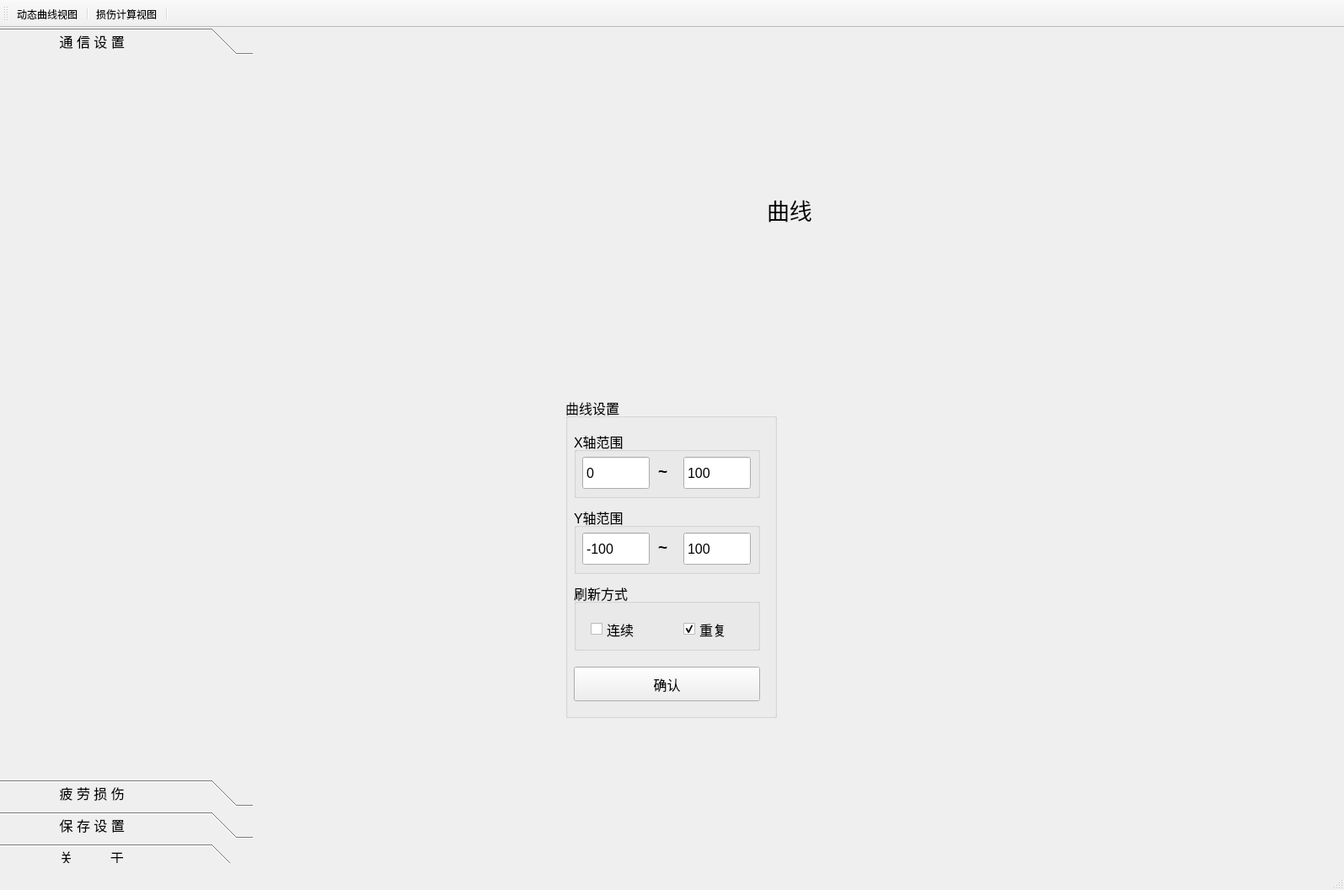
<?xml version="1.0" encoding="UTF-8"?>
<ui version="4.0">
 <class>STRESS</class>
 <widget class="QMainWindow" name="STRESS">
  <property name="geometry">
   <rect>
    <x>0</x>
    <y>0</y>
    <width>1595</width>
    <height>1056</height>
   </rect>
  </property>
  <property name="sizePolicy">
   <sizepolicy hsizetype="Expanding" vsizetype="Expanding">
    <horstretch>0</horstretch>
    <verstretch>0</verstretch>
   </sizepolicy>
  </property>
  <property name="minimumSize">
   <size>
    <width>0</width>
    <height>0</height>
   </size>
  </property>
  <property name="maximumSize">
   <size>
    <width>1920</width>
    <height>1080</height>
   </size>
  </property>
  <property name="windowTitle">
   <string>STRESS</string>
  </property>
  <widget class="QWidget" name="centralWidget">
   <widget class="QWidget" name="BossWidget" native="true">
    <property name="geometry">
     <rect>
      <x>640</x>
      <y>10</y>
      <width>911</width>
      <height>821</height>
     </rect>
    </property>
    <widget class="QWidget" name="widget_curve" native="true">
     <property name="geometry">
      <rect>
       <x>0</x>
       <y>0</y>
       <width>931</width>
       <height>411</height>
      </rect>
     </property>
     <widget class="QLabel" name="label">
      <property name="geometry">
       <rect>
        <x>270</x>
        <y>160</y>
        <width>201</width>
        <height>91</height>
       </rect>
      </property>
      <property name="font">
       <font>
        <family>AcadEref</family>
        <pointsize>20</pointsize>
       </font>
      </property>
      <property name="text">
       <string>曲线</string>
      </property>
     </widget>
    </widget>
    <widget class="QWidget" name="widget_for_tabel" native="true">
     <property name="geometry">
      <rect>
       <x>930</x>
       <y>0</y>
       <width>510</width>
       <height>1000</height>
      </rect>
     </property>
     <property name="sizePolicy">
      <sizepolicy hsizetype="Expanding" vsizetype="Expanding">
       <horstretch>0</horstretch>
       <verstretch>0</verstretch>
      </sizepolicy>
     </property>
     <widget class="QLabel" name="label_4">
      <property name="geometry">
       <rect>
        <x>200</x>
        <y>470</y>
        <width>201</width>
        <height>91</height>
       </rect>
      </property>
      <property name="font">
       <font>
        <family>AcadEref</family>
        <pointsize>20</pointsize>
       </font>
      </property>
      <property name="text">
       <string>损伤度表格</string>
      </property>
     </widget>
    </widget>
    <widget class="QWidget" name="widget" native="true">
     <property name="geometry">
      <rect>
       <x>20</x>
       <y>410</y>
       <width>931</width>
       <height>411</height>
      </rect>
     </property>
     <widget class="QGroupBox" name="groupBox">
      <property name="geometry">
       <rect>
        <x>11</x>
        <y>18</y>
        <width>251</width>
        <height>381</height>
       </rect>
      </property>
      <property name="sizePolicy">
       <sizepolicy hsizetype="Expanding" vsizetype="Expanding">
        <horstretch>0</horstretch>
        <verstretch>0</verstretch>
       </sizepolicy>
      </property>
      <property name="font">
       <font>
        <family>Microsoft YaHei UI</family>
        <pointsize>12</pointsize>
       </font>
      </property>
      <property name="title">
       <string>曲线设置</string>
      </property>
      <widget class="QGroupBox" name="groupBox_2">
       <property name="geometry">
        <rect>
         <x>10</x>
         <y>40</y>
         <width>221</width>
         <height>80</height>
        </rect>
       </property>
       <property name="title">
        <string>X轴范围</string>
       </property>
       <widget class="QSpinBox" name="xMin">
        <property name="geometry">
         <rect>
          <x>10</x>
          <y>30</y>
          <width>80</width>
          <height>40</height>
         </rect>
        </property>
        <property name="font">
         <font>
          <family>Microsoft YaHei UI</family>
          <pointsize>12</pointsize>
         </font>
        </property>
        <property name="buttonSymbols">
         <enum>QAbstractSpinBox::NoButtons</enum>
        </property>
        <property name="maximum">
         <number>99</number>
        </property>
       </widget>
       <widget class="QSpinBox" name="xMax">
        <property name="geometry">
         <rect>
          <x>130</x>
          <y>30</y>
          <width>80</width>
          <height>40</height>
         </rect>
        </property>
        <property name="font">
         <font>
          <family>Microsoft YaHei UI</family>
          <pointsize>12</pointsize>
         </font>
        </property>
        <property name="buttonSymbols">
         <enum>QAbstractSpinBox::NoButtons</enum>
        </property>
        <property name="maximum">
         <number>1000000</number>
        </property>
        <property name="value">
         <number>100</number>
        </property>
       </widget>
       <widget class="QLabel" name="label_2">
        <property name="geometry">
         <rect>
          <x>100</x>
          <y>40</y>
          <width>21</width>
          <height>16</height>
         </rect>
        </property>
        <property name="font">
         <font>
          <pointsize>14</pointsize>
          <weight>75</weight>
          <bold>true</bold>
         </font>
        </property>
        <property name="text">
         <string>~</string>
        </property>
       </widget>
      </widget>
      <widget class="QGroupBox" name="groupBox_3">
       <property name="geometry">
        <rect>
         <x>10</x>
         <y>130</y>
         <width>221</width>
         <height>80</height>
        </rect>
       </property>
       <property name="title">
        <string>Y轴范围</string>
       </property>
       <widget class="QSpinBox" name="yMin">
        <property name="geometry">
         <rect>
          <x>10</x>
          <y>30</y>
          <width>80</width>
          <height>40</height>
         </rect>
        </property>
        <property name="font">
         <font>
          <family>Microsoft YaHei UI</family>
          <pointsize>12</pointsize>
         </font>
        </property>
        <property name="buttonSymbols">
         <enum>QAbstractSpinBox::NoButtons</enum>
        </property>
        <property name="minimum">
         <number>-100000</number>
        </property>
        <property name="maximum">
         <number>100000</number>
        </property>
        <property name="value">
         <number>-100</number>
        </property>
       </widget>
       <widget class="QSpinBox" name="yMax">
        <property name="geometry">
         <rect>
          <x>130</x>
          <y>30</y>
          <width>80</width>
          <height>40</height>
         </rect>
        </property>
        <property name="font">
         <font>
          <family>Microsoft YaHei UI</family>
          <pointsize>12</pointsize>
         </font>
        </property>
        <property name="buttonSymbols">
         <enum>QAbstractSpinBox::NoButtons</enum>
        </property>
        <property name="minimum">
         <number>-1000000</number>
        </property>
        <property name="maximum">
         <number>100000</number>
        </property>
        <property name="value">
         <number>100</number>
        </property>
       </widget>
       <widget class="QLabel" name="label_3">
        <property name="geometry">
         <rect>
          <x>100</x>
          <y>40</y>
          <width>21</width>
          <height>16</height>
         </rect>
        </property>
        <property name="font">
         <font>
          <pointsize>14</pointsize>
          <weight>75</weight>
          <bold>true</bold>
         </font>
        </property>
        <property name="text">
         <string>~</string>
        </property>
       </widget>
      </widget>
      <widget class="QGroupBox" name="RefreshMode_Group">
       <property name="geometry">
        <rect>
         <x>10</x>
         <y>220</y>
         <width>221</width>
         <height>81</height>
        </rect>
       </property>
       <property name="title">
        <string>刷新方式</string>
       </property>
       <widget class="QCheckBox" name="refresh_continous">
        <property name="geometry">
         <rect>
          <x>20</x>
          <y>40</y>
          <width>71</width>
          <height>31</height>
         </rect>
        </property>
        <property name="text">
         <string>连续</string>
        </property>
       </widget>
       <widget class="QCheckBox" name="refresh_repete">
        <property name="geometry">
         <rect>
          <x>130</x>
          <y>40</y>
          <width>71</width>
          <height>31</height>
         </rect>
        </property>
        <property name="text">
         <string>重复</string>
        </property>
        <property name="checked">
         <bool>true</bool>
        </property>
       </widget>
      </widget>
      <widget class="QPushButton" name="pushButton">
       <property name="geometry">
        <rect>
         <x>10</x>
         <y>320</y>
         <width>221</width>
         <height>41</height>
        </rect>
       </property>
       <property name="text">
        <string>确认</string>
       </property>
      </widget>
     </widget>
    </widget>
   </widget>
   <widget class="QWidget" name="SettingWidget" native="true">
    <property name="geometry">
     <rect>
      <x>0</x>
      <y>0</y>
      <width>300</width>
      <height>991</height>
     </rect>
    </property>
    <property name="minimumSize">
     <size>
      <width>300</width>
      <height>0</height>
     </size>
    </property>
    <property name="maximumSize">
     <size>
      <width>300</width>
      <height>16777215</height>
     </size>
    </property>
    <widget class="QToolBox" name="toolBox">
     <property name="geometry">
      <rect>
       <x>0</x>
       <y>0</y>
       <width>300</width>
       <height>1000</height>
      </rect>
     </property>
     <property name="sizePolicy">
      <sizepolicy hsizetype="Fixed" vsizetype="Fixed">
       <horstretch>0</horstretch>
       <verstretch>0</verstretch>
      </sizepolicy>
     </property>
     <property name="minimumSize">
      <size>
       <width>300</width>
       <height>1000</height>
      </size>
     </property>
     <property name="maximumSize">
      <size>
       <width>350</width>
       <height>1000</height>
      </size>
     </property>
     <property name="font">
      <font>
       <family>Microsoft YaHei UI</family>
       <pointsize>12</pointsize>
       <weight>50</weight>
       <bold>false</bold>
      </font>
     </property>
     <property name="currentIndex">
      <number>0</number>
     </property>
     <widget class="QWidget" name="page">
      <property name="geometry">
       <rect>
        <x>0</x>
        <y>0</y>
        <width>300</width>
        <height>832</height>
       </rect>
      </property>
      <attribute name="label">
       <string>               通 信 设 置</string>
      </attribute>
      <widget class="QWidget" name="widget_serial" native="true">
       <property name="geometry">
        <rect>
         <x>20</x>
         <y>30</y>
         <width>350</width>
         <height>800</height>
        </rect>
       </property>
       <property name="sizePolicy">
        <sizepolicy hsizetype="Fixed" vsizetype="Fixed">
         <horstretch>0</horstretch>
         <verstretch>0</verstretch>
        </sizepolicy>
       </property>
       <property name="minimumSize">
        <size>
         <width>350</width>
         <height>800</height>
        </size>
       </property>
       <property name="maximumSize">
        <size>
         <width>350</width>
         <height>800</height>
        </size>
       </property>
       <layout class="QVBoxLayout" name="verticalLayout"/>
      </widget>
     </widget>
     <widget class="QWidget" name="page_2">
      <property name="geometry">
       <rect>
        <x>0</x>
        <y>0</y>
        <width>300</width>
        <height>832</height>
       </rect>
      </property>
      <attribute name="label">
       <string>               疲 劳 损 伤</string>
      </attribute>
      <widget class="QWidget" name="widget_algorithm" native="true">
       <property name="geometry">
        <rect>
         <x>0</x>
         <y>-10</y>
         <width>350</width>
         <height>800</height>
        </rect>
       </property>
       <property name="sizePolicy">
        <sizepolicy hsizetype="Fixed" vsizetype="Fixed">
         <horstretch>0</horstretch>
         <verstretch>0</verstretch>
        </sizepolicy>
       </property>
       <property name="minimumSize">
        <size>
         <width>350</width>
         <height>800</height>
        </size>
       </property>
       <property name="maximumSize">
        <size>
         <width>350</width>
         <height>800</height>
        </size>
       </property>
       <layout class="QVBoxLayout" name="verticalLayout_2"/>
      </widget>
     </widget>
     <widget class="QWidget" name="page_3">
      <property name="geometry">
       <rect>
        <x>0</x>
        <y>0</y>
        <width>300</width>
        <height>832</height>
       </rect>
      </property>
      <attribute name="label">
       <string>               保 存 设 置</string>
      </attribute>
      <widget class="QWidget" name="widget_save" native="true">
       <property name="geometry">
        <rect>
         <x>0</x>
         <y>-10</y>
         <width>350</width>
         <height>800</height>
        </rect>
       </property>
       <property name="sizePolicy">
        <sizepolicy hsizetype="Fixed" vsizetype="Fixed">
         <horstretch>0</horstretch>
         <verstretch>0</verstretch>
        </sizepolicy>
       </property>
       <property name="minimumSize">
        <size>
         <width>350</width>
         <height>800</height>
        </size>
       </property>
       <property name="maximumSize">
        <size>
         <width>350</width>
         <height>800</height>
        </size>
       </property>
       <layout class="QVBoxLayout" name="verticalLayout_3"/>
      </widget>
     </widget>
     <widget class="QWidget" name="page_4">
      <property name="geometry">
       <rect>
        <x>0</x>
        <y>0</y>
        <width>300</width>
        <height>832</height>
       </rect>
      </property>
      <attribute name="label">
       <string>               关          于</string>
      </attribute>
      <widget class="QTextBrowser" name="textBrowser_2">
       <property name="geometry">
        <rect>
         <x>0</x>
         <y>0</y>
         <width>350</width>
         <height>841</height>
        </rect>
       </property>
       <property name="sizePolicy">
        <sizepolicy hsizetype="Fixed" vsizetype="Fixed">
         <horstretch>0</horstretch>
         <verstretch>0</verstretch>
        </sizepolicy>
       </property>
       <property name="minimumSize">
        <size>
         <width>350</width>
         <height>800</height>
        </size>
       </property>
       <property name="maximumSize">
        <size>
         <width>350</width>
         <height>16777215</height>
        </size>
       </property>
       <property name="frameShape">
        <enum>QFrame::NoFrame</enum>
       </property>
       <property name="html">
        <string>&lt;!DOCTYPE HTML PUBLIC &quot;-//W3C//DTD HTML 4.0//EN&quot; &quot;http://www.w3.org/TR/REC-html40/strict.dtd&quot;&gt;
&lt;html&gt;&lt;head&gt;&lt;meta name=&quot;qrichtext&quot; content=&quot;1&quot; /&gt;&lt;style type=&quot;text/css&quot;&gt;
p, li { white-space: pre-wrap; }
&lt;/style&gt;&lt;/head&gt;&lt;body style=&quot; font-family:'Microsoft YaHei UI'; font-size:12pt; font-weight:400; font-style:normal;&quot;&gt;
&lt;p align=&quot;center&quot; style=&quot;-qt-paragraph-type:empty; margin-top:0px; margin-bottom:0px; margin-left:0px; margin-right:0px; -qt-block-indent:0; text-indent:0px; font-family:'SimSun'; font-size:9.07563pt;&quot;&gt;&lt;br /&gt;&lt;/p&gt;
&lt;p align=&quot;center&quot; style=&quot; margin-top:0px; margin-bottom:0px; margin-left:0px; margin-right:0px; -qt-block-indent:0; text-indent:0px;&quot;&gt;&lt;img src=&quot;:/softwareIcon/boat.png&quot; /&gt;&lt;/p&gt;
&lt;p align=&quot;center&quot; style=&quot; margin-top:0px; margin-bottom:0px; margin-left:0px; margin-right:0px; -qt-block-indent:0; text-indent:0px;&quot;&gt;&lt;span style=&quot; font-family:'SimSun'; color:#000000;&quot;&gt;SHIP TDM&lt;/span&gt;&lt;/p&gt;
&lt;p align=&quot;center&quot; style=&quot;-qt-paragraph-type:empty; margin-top:0px; margin-bottom:0px; margin-left:0px; margin-right:0px; -qt-block-indent:0; text-indent:0px; font-family:'SimSun'; color:#000000;&quot;&gt;&lt;br /&gt;&lt;/p&gt;
&lt;p align=&quot;center&quot; style=&quot; margin-top:0px; margin-bottom:0px; margin-left:0px; margin-right:0px; -qt-block-indent:0; text-indent:0px;&quot;&gt;&lt;span style=&quot; font-family:'SimSun'; color:#000000;&quot;&gt;船舶应力监测软件&lt;/span&gt;&lt;/p&gt;
&lt;p align=&quot;center&quot; style=&quot; margin-top:0px; margin-bottom:0px; margin-left:0px; margin-right:0px; -qt-block-indent:0; text-indent:0px;&quot;&gt;&lt;img src=&quot;:/softwareIcon/qt.png&quot; /&gt;&lt;/p&gt;
&lt;p align=&quot;center&quot; style=&quot;-qt-paragraph-type:empty; margin-top:0px; margin-bottom:0px; margin-left:0px; margin-right:0px; -qt-block-indent:0; text-indent:0px; font-family:'SimSun'; color:#0000ff;&quot;&gt;&lt;br /&gt;&lt;/p&gt;
&lt;p align=&quot;center&quot; style=&quot; margin-top:0px; margin-bottom:0px; margin-left:0px; margin-right:0px; -qt-block-indent:0; text-indent:0px;&quot;&gt;&lt;span style=&quot; font-family:'SimSun'; color:#000000;&quot;&gt;版本:&lt;/span&gt;&lt;/p&gt;
&lt;p align=&quot;center&quot; style=&quot; margin-top:0px; margin-bottom:0px; margin-left:0px; margin-right:0px; -qt-block-indent:0; text-indent:0px;&quot;&gt;&lt;span style=&quot; font-family:'SimSun'; color:#000000;&quot;&gt;1.0.1(2020.3.26)&lt;/span&gt;&lt;/p&gt;
&lt;p align=&quot;center&quot; style=&quot;-qt-paragraph-type:empty; margin-top:0px; margin-bottom:0px; margin-left:0px; margin-right:0px; -qt-block-indent:0; text-indent:0px; font-family:'SimSun'; color:#000000;&quot;&gt;&lt;br /&gt;&lt;/p&gt;
&lt;p align=&quot;center&quot; style=&quot; margin-top:0px; margin-bottom:0px; margin-left:0px; margin-right:0px; -qt-block-indent:0; text-indent:0px;&quot;&gt;&lt;span style=&quot; font-family:'SimSun'; color:#000000;&quot;&gt;版权所有:&lt;/span&gt;&lt;/p&gt;
&lt;p align=&quot;center&quot; style=&quot; margin-top:0px; margin-bottom:0px; margin-left:0px; margin-right:0px; -qt-block-indent:0; text-indent:0px;&quot;&gt;&lt;span style=&quot; font-family:'SimSun'; color:#000000;&quot;&gt;@Phil.Pilot&lt;/span&gt;&lt;/p&gt;
&lt;p align=&quot;center&quot; style=&quot;-qt-paragraph-type:empty; margin-top:0px; margin-bottom:0px; margin-left:0px; margin-right:0px; -qt-block-indent:0; text-indent:0px; font-family:'SimSun'; color:#000000;&quot;&gt;&lt;br /&gt;&lt;/p&gt;
&lt;p align=&quot;center&quot; style=&quot; margin-top:0px; margin-bottom:0px; margin-left:0px; margin-right:0px; -qt-block-indent:0; text-indent:0px;&quot;&gt;&lt;span style=&quot; font-family:'SimSun'; color:#000000;&quot;&gt;联系我们:&lt;/span&gt;&lt;/p&gt;
&lt;p align=&quot;center&quot; style=&quot; margin-top:0px; margin-bottom:0px; margin-left:0px; margin-right:0px; -qt-block-indent:0; text-indent:0px;&quot;&gt;&lt;span style=&quot; font-family:'SimSun'; color:#000000;&quot;&gt;632913013@qq.com&lt;/span&gt;&lt;/p&gt;
&lt;p align=&quot;center&quot; style=&quot;-qt-paragraph-type:empty; margin-top:0px; margin-bottom:0px; margin-left:0px; margin-right:0px; -qt-block-indent:0; text-indent:0px; font-family:'SimSun'; color:#000000;&quot;&gt;&lt;br /&gt;&lt;/p&gt;
&lt;p align=&quot;center&quot; style=&quot; margin-top:0px; margin-bottom:0px; margin-left:0px; margin-right:0px; -qt-block-indent:0; text-indent:0px;&quot;&gt;&lt;span style=&quot; font-family:'SimSun'; color:#000000;&quot;&gt;请我吃鸭腿饭：&lt;/span&gt;&lt;/p&gt;
&lt;p align=&quot;center&quot; style=&quot; margin-top:0px; margin-bottom:0px; margin-left:0px; margin-right:0px; -qt-block-indent:0; text-indent:0px;&quot;&gt;&lt;img src=&quot;:/softwareIcon/zhifubao.png&quot; /&gt;&lt;/p&gt;
&lt;p style=&quot;-qt-paragraph-type:empty; margin-top:0px; margin-bottom:0px; margin-left:0px; margin-right:0px; -qt-block-indent:0; text-indent:0px; font-family:'SimSun'; font-size:9.07563pt;&quot;&gt;&lt;br /&gt;&lt;/p&gt;
&lt;p style=&quot; margin-top:0px; margin-bottom:0px; margin-left:0px; margin-right:0px; -qt-block-indent:0; text-indent:0px;&quot;&gt;&lt;span style=&quot; font-family:'SimSun'; font-size:9.07563pt;&quot;&gt;----------------------------------------&lt;/span&gt;&lt;/p&gt;
&lt;p style=&quot; margin-top:0px; margin-bottom:0px; margin-left:0px; margin-right:0px; -qt-block-indent:0; text-indent:0px;&quot;&gt;&lt;span style=&quot; font-family:'SimSun'; font-size:9.07563pt;&quot;&gt;----------------------------------------&lt;/span&gt;&lt;/p&gt;
&lt;p style=&quot;-qt-paragraph-type:empty; margin-top:0px; margin-bottom:0px; margin-left:0px; margin-right:0px; -qt-block-indent:0; text-indent:0px; font-family:'SimSun'; font-size:9.07563pt;&quot;&gt;&lt;br /&gt;&lt;/p&gt;
&lt;p align=&quot;center&quot; style=&quot; margin-top:0px; margin-bottom:0px; margin-left:0px; margin-right:0px; -qt-block-indent:0; text-indent:0px;&quot;&gt;&lt;span style=&quot; font-family:'SimSun'; font-weight:600;&quot;&gt;开发日志：&lt;/span&gt;&lt;/p&gt;
&lt;p style=&quot;-qt-paragraph-type:empty; margin-top:0px; margin-bottom:0px; margin-left:0px; margin-right:0px; -qt-block-indent:0; text-indent:0px; font-family:'SimSun'; font-size:9.07563pt;&quot;&gt;&lt;br /&gt;&lt;/p&gt;
&lt;p style=&quot; margin-top:0px; margin-bottom:0px; margin-left:0px; margin-right:0px; -qt-block-indent:0; text-indent:0px;&quot;&gt;&lt;span style=&quot; font-family:'SimSun'; font-size:9.07563pt;&quot;&gt;2020.3.14:&lt;/span&gt;&lt;/p&gt;
&lt;p style=&quot; margin-top:0px; margin-bottom:0px; margin-left:0px; margin-right:0px; -qt-block-indent:0; text-indent:0px;&quot;&gt;&lt;span style=&quot; font-family:'SimSun'; font-size:9.07563pt;&quot;&gt;1.增加雨流计数法模块&lt;/span&gt;&lt;/p&gt;
&lt;p style=&quot; margin-top:0px; margin-bottom:0px; margin-left:0px; margin-right:0px; -qt-block-indent:0; text-indent:0px;&quot;&gt;&lt;span style=&quot; font-family:'SimSun'; font-size:9.07563pt;&quot;&gt;2.修改雨流计数法中错误&lt;/span&gt;&lt;/p&gt;
&lt;p style=&quot; margin-top:0px; margin-bottom:0px; margin-left:0px; margin-right:0px; -qt-block-indent:0; text-indent:0px;&quot;&gt;&lt;span style=&quot; font-family:'SimSun'; font-size:9.07563pt;&quot;&gt;3.设计保存控件界面&lt;/span&gt;&lt;/p&gt;
&lt;p style=&quot; margin-top:0px; margin-bottom:0px; margin-left:0px; margin-right:0px; -qt-block-indent:0; text-indent:0px;&quot;&gt;&lt;span style=&quot; font-family:'SimSun'; font-size:9.07563pt;&quot;&gt;4.添加二维码&lt;/span&gt;&lt;/p&gt;
&lt;p style=&quot; margin-top:0px; margin-bottom:0px; margin-left:0px; margin-right:0px; -qt-block-indent:0; text-indent:0px;&quot;&gt;&lt;span style=&quot; font-family:'SimSun'; font-size:9.07563pt;&quot;&gt;5.改进图表更新函数&lt;/span&gt;&lt;/p&gt;
&lt;p style=&quot; margin-top:0px; margin-bottom:0px; margin-left:0px; margin-right:0px; -qt-block-indent:0; text-indent:0px;&quot;&gt;&lt;span style=&quot; font-family:'SimSun'; font-size:9.07563pt;&quot;&gt;----------------------------------------&lt;/span&gt;&lt;/p&gt;
&lt;p style=&quot; margin-top:0px; margin-bottom:0px; margin-left:0px; margin-right:0px; -qt-block-indent:0; text-indent:0px;&quot;&gt;&lt;span style=&quot; font-family:'SimSun'; font-size:9.07563pt;&quot;&gt;2020.3.24&lt;/span&gt;&lt;/p&gt;
&lt;p style=&quot; margin-top:0px; margin-bottom:0px; margin-left:0px; margin-right:0px; -qt-block-indent:0; text-indent:0px;&quot;&gt;&lt;span style=&quot; font-family:'SimSun'; font-size:9.07563pt;&quot;&gt;1.优化信号与槽结构&lt;/span&gt;&lt;/p&gt;
&lt;p style=&quot; margin-top:0px; margin-bottom:0px; margin-left:0px; margin-right:0px; -qt-block-indent:0; text-indent:0px;&quot;&gt;&lt;span style=&quot; font-family:'SimSun'; font-size:9.07563pt;&quot;&gt;2.优化多线程结构&lt;/span&gt;&lt;/p&gt;
&lt;p style=&quot; margin-top:0px; margin-bottom:0px; margin-left:0px; margin-right:0px; -qt-block-indent:0; text-indent:0px;&quot;&gt;&lt;span style=&quot; font-family:'SimSun'; font-size:9.07563pt;&quot;&gt;3.优化数据图表显示与雨流计数法处理的关系&lt;/span&gt;&lt;/p&gt;
&lt;p style=&quot; margin-top:0px; margin-bottom:0px; margin-left:0px; margin-right:0px; -qt-block-indent:0; text-indent:0px;&quot;&gt;&lt;span style=&quot; font-family:'SimSun'; font-size:9.07563pt;&quot;&gt;----------------------------------------&lt;/span&gt;&lt;/p&gt;
&lt;p style=&quot; margin-top:0px; margin-bottom:0px; margin-left:0px; margin-right:0px; -qt-block-indent:0; text-indent:0px;&quot;&gt;&lt;span style=&quot; font-family:'SimSun'; font-size:9.07563pt;&quot;&gt;2020.3.25&lt;/span&gt;&lt;/p&gt;
&lt;p style=&quot; margin-top:0px; margin-bottom:0px; margin-left:0px; margin-right:0px; -qt-block-indent:0; text-indent:0px;&quot;&gt;&lt;span style=&quot; font-family:'SimSun'; font-size:9.07563pt;&quot;&gt;1.增加转换功能&lt;/span&gt;&lt;/p&gt;
&lt;p style=&quot; margin-top:0px; margin-bottom:0px; margin-left:0px; margin-right:0px; -qt-block-indent:0; text-indent:0px;&quot;&gt;&lt;span style=&quot; font-family:'SimSun'; font-size:9.07563pt;&quot;&gt;2.部分控件添加单位&lt;/span&gt;&lt;/p&gt;
&lt;p style=&quot; margin-top:0px; margin-bottom:0px; margin-left:0px; margin-right:0px; -qt-block-indent:0; text-indent:0px;&quot;&gt;&lt;span style=&quot; font-family:'SimSun'; font-size:9.07563pt;&quot;&gt;3.增加应力应变转换&lt;/span&gt;&lt;/p&gt;
&lt;p style=&quot; margin-top:0px; margin-bottom:0px; margin-left:0px; margin-right:0px; -qt-block-indent:0; text-indent:0px;&quot;&gt;&lt;span style=&quot; font-family:'SimSun'; font-size:9.07563pt;&quot;&gt;4.更改原雨流计数法模块为疲劳损伤&lt;/span&gt;&lt;/p&gt;
&lt;p style=&quot; margin-top:0px; margin-bottom:0px; margin-left:0px; margin-right:0px; -qt-block-indent:0; text-indent:0px;&quot;&gt;&lt;span style=&quot; font-family:'SimSun'; font-size:9.07563pt;&quot;&gt;5.增加平均应力修正功能&lt;/span&gt;&lt;/p&gt;
&lt;p style=&quot; margin-top:0px; margin-bottom:0px; margin-left:0px; margin-right:0px; -qt-block-indent:0; text-indent:0px;&quot;&gt;&lt;span style=&quot; font-family:'SimSun'; font-size:9.07563pt;&quot;&gt;6.增加线性损伤度计算功能&lt;/span&gt;&lt;/p&gt;
&lt;p style=&quot; margin-top:0px; margin-bottom:0px; margin-left:0px; margin-right:0px; -qt-block-indent:0; text-indent:0px;&quot;&gt;&lt;span style=&quot; font-family:'SimSun'; font-size:9.07563pt;&quot;&gt;----------------------------------------&lt;/span&gt;&lt;/p&gt;
&lt;p style=&quot; margin-top:0px; margin-bottom:0px; margin-left:0px; margin-right:0px; -qt-block-indent:0; text-indent:0px;&quot;&gt;&lt;span style=&quot; font-family:'SimSun'; font-size:9.07563pt;&quot;&gt;2020.3.26&lt;/span&gt;&lt;/p&gt;
&lt;p style=&quot; margin-top:0px; margin-bottom:0px; margin-left:0px; margin-right:0px; -qt-block-indent:0; text-indent:0px;&quot;&gt;&lt;span style=&quot; font-family:'SimSun'; font-size:9.07563pt;&quot;&gt;1.增加视图切换功能&lt;/span&gt;&lt;/p&gt;
&lt;p style=&quot; margin-top:0px; margin-bottom:0px; margin-left:0px; margin-right:0px; -qt-block-indent:0; text-indent:0px;&quot;&gt;&lt;span style=&quot; font-family:'SimSun'; font-size:9.07563pt;&quot;&gt;2.全部替换为model-view架构，简化软件结构&lt;/span&gt;&lt;/p&gt;
&lt;p style=&quot; margin-top:0px; margin-bottom:0px; margin-left:0px; margin-right:0px; -qt-block-indent:0; text-indent:0px;&quot;&gt;&lt;span style=&quot; font-family:'SimSun'; font-size:9.07563pt;&quot;&gt;----------------------------------------&lt;/span&gt;&lt;/p&gt;
&lt;p style=&quot; margin-top:0px; margin-bottom:0px; margin-left:0px; margin-right:0px; -qt-block-indent:0; text-indent:0px;&quot;&gt;&lt;span style=&quot; font-family:'SimSun'; font-size:9.07563pt;&quot;&gt;2020.3.27&lt;/span&gt;&lt;/p&gt;
&lt;p style=&quot; margin-top:0px; margin-bottom:0px; margin-left:0px; margin-right:0px; -qt-block-indent:0; text-indent:0px;&quot;&gt;&lt;span style=&quot; font-family:'SimSun'; font-size:9.07563pt;&quot;&gt;1.增加损伤度显示表格&lt;/span&gt;&lt;/p&gt;
&lt;p style=&quot; margin-top:0px; margin-bottom:0px; margin-left:0px; margin-right:0px; -qt-block-indent:0; text-indent:0px;&quot;&gt;&lt;span style=&quot; font-family:'SimSun'; font-size:9.07563pt;&quot;&gt;2.将信号槽的调用方法升级为Qt5所推荐的&lt;/span&gt;&lt;/p&gt;
&lt;p style=&quot; margin-top:0px; margin-bottom:0px; margin-left:0px; margin-right:0px; -qt-block-indent:0; text-indent:0px;&quot;&gt;&lt;span style=&quot; font-family:'SimSun'; font-size:9.07563pt;&quot;&gt;3.删除不必要的线程&lt;/span&gt;&lt;/p&gt;
&lt;p style=&quot; margin-top:0px; margin-bottom:0px; margin-left:0px; margin-right:0px; -qt-block-indent:0; text-indent:0px;&quot;&gt;&lt;span style=&quot; font-family:'SimSun'; font-size:9.07563pt;&quot;&gt;4.整理所有文件，规范变量、函数命名&lt;/span&gt;&lt;/p&gt;
&lt;p style=&quot; margin-top:0px; margin-bottom:0px; margin-left:0px; margin-right:0px; -qt-block-indent:0; text-indent:0px;&quot;&gt;&lt;span style=&quot; font-family:'SimSun'; font-size:9.07563pt;&quot;&gt;----------------------------------------&lt;/span&gt;&lt;/p&gt;
&lt;p style=&quot; margin-top:0px; margin-bottom:0px; margin-left:0px; margin-right:0px; -qt-block-indent:0; text-indent:0px;&quot;&gt;&lt;span style=&quot; font-family:'SimSun'; font-size:9.07563pt;&quot;&gt;2020.3.28&lt;/span&gt;&lt;/p&gt;
&lt;p style=&quot; margin-top:0px; margin-bottom:0px; margin-left:0px; margin-right:0px; -qt-block-indent:0; text-indent:0px;&quot;&gt;&lt;span style=&quot; font-family:'SimSun'; font-size:9.07563pt;&quot;&gt;1.&lt;/span&gt;&lt;/p&gt;&lt;/body&gt;&lt;/html&gt;</string>
       </property>
      </widget>
     </widget>
    </widget>
   </widget>
  </widget>
  <widget class="QMenuBar" name="menuBar">
   <property name="geometry">
    <rect>
     <x>0</x>
     <y>0</y>
     <width>1595</width>
     <height>26</height>
    </rect>
   </property>
  </widget>
  <widget class="QToolBar" name="mainToolBar">
   <attribute name="toolBarArea">
    <enum>TopToolBarArea</enum>
   </attribute>
   <attribute name="toolBarBreak">
    <bool>false</bool>
   </attribute>
   <addaction name="action"/>
   <addaction name="separator"/>
   <addaction name="action_2"/>
   <addaction name="separator"/>
  </widget>
  <widget class="QStatusBar" name="statusBar"/>
  <action name="action">
   <property name="icon">
    <iconset resource="1.qrc">
     <normaloff>:/toolBarICON/实时曲线.png</normaloff>:/toolBarICON/实时曲线.png</iconset>
   </property>
   <property name="text">
    <string>动态曲线视图</string>
   </property>
  </action>
  <action name="action_2">
   <property name="icon">
    <iconset resource="1.qrc">
     <normaloff>:/toolBarICON/条形图.png</normaloff>:/toolBarICON/条形图.png</iconset>
   </property>
   <property name="text">
    <string>损伤计算视图</string>
   </property>
  </action>
 </widget>
 <layoutdefault spacing="6" margin="11"/>
 <resources>
  <include location="1.qrc"/>
 </resources>
 <connections/>
</ui>
